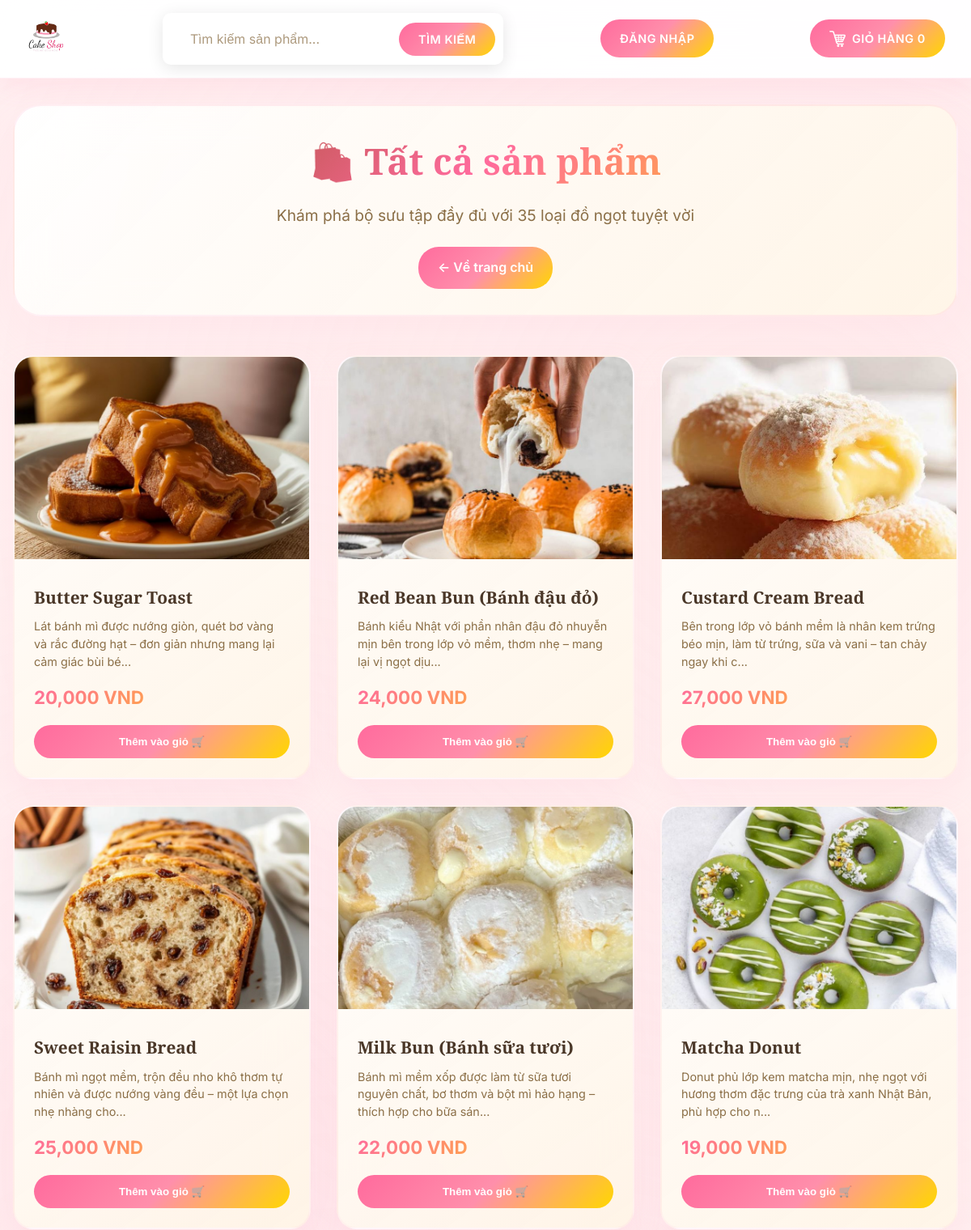
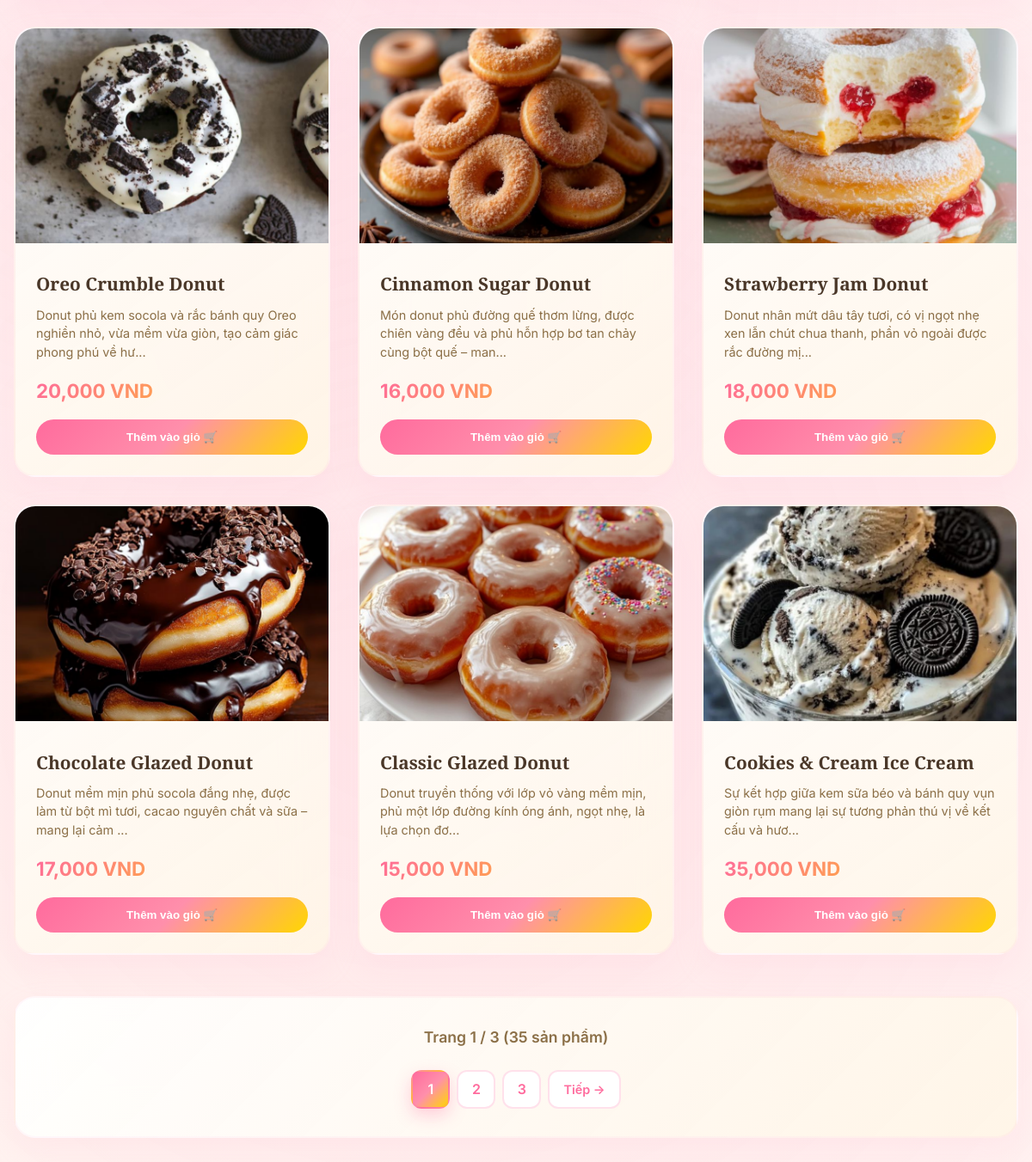
Page /products on the committed database (2 pictures, top to bottom).
### tables this page shows
CREATE TABLE products
		(productId INTEGER PRIMARY KEY,
		name TEXT,
		price REAL,
		description TEXT,
		image TEXT,
		stock INTEGER,
		categoryId INTEGER,
		FOREIGN KEY(categoryId) REFERENCES categories(categoryId)
		);

### routes/products.py (the view)
@products_bp.route('/products')
def products():
    page = request.args.get('page', 1, type=int)
    per_page = 12  # Số sản phẩm mỗi trang
    offset = (page - 1) * per_page
    with get_db_connection() as conn:
        total_products = conn.execute('SELECT COUNT(*) FROM products').fetchone()[0]
        products = conn.execute('''
            SELECT productId, name, price, description, image, stock, categoryId
            FROM products
            WHERE stock > 0
            ORDER BY productId DESC
            LIMIT ? OFFSET ?
        ''', (per_page, offset)).fetchall()
    total_pages = math.ceil(total_products / per_page)
    loggedIn, firstName, noOfItems, userId = get_user_info()
    return render_template('products.html',
                         products=products,
                         current_page=page,
                         total_pages=total_pages,
                         total_products=total_products,
                         loggedIn=loggedIn,
                         firstName=firstName,
                         noOfItems=noOfItems)

### app.py (called while the page is built)
def create_app():
    app = Flask(__name__)
    app.config.from_object(Config)
    if not os.path.exists(app.config['UPLOAD_FOLDER']):
        os.makedirs(app.config['UPLOAD_FOLDER'])
    register_blueprints(app)
    @app.context_processor
    def inject_template_vars():
        return {
            'url_for': url_for_wrapper
        }
    return app

def url_for_wrapper(endpoint, **values):
    from flask import url_for as flask_url_for
    route_mapping = {
        'root': 'main.root',
        'logout': 'auth.logout',
        'loginForm': 'auth.loginForm',
        'cart': 'cart.cart',
        'profileHome': 'profile.profileHome',
        'search': 'search.search',  # Map search route
        'displayCategory': 'search.search_by_category'  # Map category display
    }
    mapped_endpoint = route_mapping.get(endpoint, endpoint)
    try:
        return flask_url_for(mapped_endpoint, **values)
    except:
        try:
            return flask_url_for(endpoint, **values)
        except:
            return '#'

### utils/auth_helpers.py (called while the page is built, shortened)
def get_user_info():
    loggedIn = 'email' in session
    firstName = ''
    noOfItems = 0
    userId = None
    return loggedIn, firstName, noOfItems, userId

### utils/database.py (called while the page is built)
@contextmanager
def get_db_connection():
    conn = sqlite3.connect(Config.DATABASE_PATH)
    try:
        yield conn
    except Exception as e:
        conn.rollback()
        raise e
    finally:
        conn.close()

### templates/products.html (shortened to what this page needs)
<!DOCTYPE HTML>
<html>
<head>
<link rel="stylesheet" href="{{ url_for('static', filename='css/home.css') }}" />
<link rel="stylesheet" href="{{ url_for('static', filename='css/topStyle.css') }}" />
<link rel="stylesheet" href="{{ url_for('static', filename='css/products.css') }}" />
</head>
<body>
<div id="title">
	<a href="/">
		<img id="logo" src="{{ url_for('static', filename='images/logo.png') }}" />
	</a>
	<form action="/search" method="GET">
		<input id="searchBox" type="text" name="searchQuery" placeholder="Tìm kiếm sản phẩm..." required>
		<input id="searchButton" type="submit" value="Tìm kiếm">
	</form>
	{% if not loggedIn %}
	<div id="signInButton">
		<a class="link" href="/loginForm">Đăng nhập</a>
	</div>
	{% endif %}
	<div id="kart">
		<a class="link" href="/cart">
			<img src="{{ url_for('static', filename='images/shoppingCart.png') }}" id="cartIcon" />
			GIỎ HÀNG {{noOfItems}}
		</a>
	</div>
</div>
<div class="products-container">
	<div class="products-header">
		<h1>🛍️ Tất cả sản phẩm</h1>
		<p>Khám phá bộ sưu tập đầy đủ với {{total_products}} loại đồ ngọt tuyệt vời</p>
		<a href="/" class="back-home-btn">← Về trang chủ</a>
	</div>
	<div class="products-grid">
		{% for product in products %}
		<div class="product-card">
			<div class="product-image">
				<a href="/productDescription?productId={{product[0]}}">
				</a>
			</div>
			<div class="product-info">
				<h3 class="product-name">{{product[1]}}</h3>
				<p class="product-description">{{product[3][:100]}}...</p>
				<div class="product-price">{{"{:,.0f}".format(product[2])}} VND</div>
				<button class="add-to-cart-btn" data-product-id="{{product[0]}}">
					Thêm vào giỏ 🛒
				</button>
			</div>
		</div>
		{% endfor %}
	</div>
	<div class="pagination">
		<div class="pagination-info">
			Trang {{current_page}} / {{total_pages}} ({{total_products}} sản phẩm)
		</div>
		<div class="pagination-controls">
			{% for page_num in range(1, total_pages + 1) %}
				{% if page_num == current_page %}
				<span class="page-btn current">{{page_num}}</span>
				{% elif page_num <= 4 or page_num > total_pages - 4 or (page_num >= current_page - 2 and page_num <= current_page + 2) %}
				<a href="/products?page={{page_num}}" class="page-btn">{{page_num}}</a>
				{% elif page_num == 5 and current_page > 7 %}
				<span class="page-dots">...</span>
				{% elif page_num == total_pages - 4 and current_page < total_pages - 6 %}
				<span class="page-dots">...</span>
				{% endif %}
			{% endfor %}
			{% if current_page < total_pages %}
			<a href="/products?page={{current_page + 1}}" class="page-btn next-btn">Tiếp →</a>
			{% endif %}
		</div>
	</div>
</div>
</body>
</html>

### static/css/home.css (style rules this page uses)
:root { --primary-pink: #ff6b9d; --secondary-pink: #ff8fab; --accent-gold: #ffd700; --cream: #fff8f3; --light-pink: #ffebf0; --dark-brown: #4a3728; --medium-brown: #8b6f47; --white: #ffffff; --shadow-primary: rgba(255, 107, 157, 0.2); --shadow-gold: rgba(255, 215, 0, 0.3); --gradient-1: linear-gradient(135deg, #ff6b9d 0%, #ff8fab 50%, #ffd700 100%); --gradient-2: linear-gradient(45deg, #fff8f3 0%, #ffebf0 100%); --cake-pink: #ffb3d1; --cake-cream: #fff5e6; --cake-chocolate: #8b4513; --blur-amount: 20px; --transition-fast: 0.2s; --transition-medium: 0.3s; --transition-slow: 0.5s; }
* { margin: 0; padding: 0; box-sizing: border-box; }
body { font-family: "Inter", -apple-system, BlinkMacSystemFont, sans-serif; background: var(--gradient-2); color: var(--dark-brown); line-height: 1.6; overflow-x: hidden; position: relative; -webkit-font-smoothing: antialiased; -moz-osx-font-smoothing: grayscale; text-rendering: optimizeSpeed; contain: layout style; }
body::before { content: ""; position: fixed; top: 0; left: 0; width: 100%; height: 100%; background: radial-gradient(circle at 20% 50%, rgba(255, 179, 209, 0.15) 0%, transparent 50%), radial-gradient(circle at 80% 20%, rgba(255, 245, 230, 0.2) 0%, transparent 50%), radial-gradient(circle at 40% 80%, rgba(255, 107, 157, 0.1) 0%, transparent 50%); pointer-events: none; z-index: -1; will-change: transform; transform: translateZ(0); }
#title { background: rgba(255, 255, 255, 0.95); backdrop-filter: blur(var(--blur-amount)); -webkit-backdrop-filter: blur(var(--blur-amount)); padding: 1rem 2rem; box-shadow: 0 8px 32px rgba(255, 107, 157, 0.1); border-bottom: 1px solid rgba(255, 107, 157, 0.1); position: sticky; top: 0; z-index: 1000; display: flex; align-items: center; justify-content: space-between; flex-wrap: wrap; gap: 1rem; contain: layout style; will-change: transform; transform: translateZ(0); }
#logo { height: 50px; width: auto; transition: transform var(--transition-medium) ease; will-change: transform; }
form { display: flex; align-items: center; background: var(--white); border-radius: 50px; padding: 0.5rem; box-shadow: 0 4px 20px rgba(0, 0, 0, 0.1); border: 2px solid transparent; transition: all var(--transition-medium) ease; contain: layout style; }
#searchBox { border: none; outline: none; padding: 0.75rem 1.5rem; font-size: 1rem; border-radius: 50px; background: transparent; flex: 1; min-width: 250px; will-change: contents; }
#searchButton { background: var(--gradient-1); border: none; color: white; padding: 0.75rem 1.5rem; border-radius: 50px; cursor: pointer; font-weight: 600; transition: transform var(--transition-medium) ease, box-shadow var(--transition-medium) ease; text-transform: uppercase; letter-spacing: 0.5px; will-change: transform; }
#signInButton, .dropdown, #kart { display: flex; align-items: center; }
.link { background: var(--gradient-1); color: white; text-decoration: none; padding: 0.75rem 1.5rem; border-radius: 50px; font-weight: 600; transition: transform var(--transition-medium) ease, box-shadow var(--transition-medium) ease; display: flex; align-items: center; gap: 0.5rem; text-transform: uppercase; letter-spacing: 0.5px; font-size: 0.9rem; will-change: transform; }
#cartIcon { width: 20px; height: 20px; }
@media (max-width: 1200px) { #searchBox { min-width: 200px; } }

### rows in the picture
products: name "Butter Sugar Toast", description "Lát bánh mì được nướng giòn, quét bơ vàng và rắc đường hạt – đơn giản nhưng mang lại cảm giác bùi bé", price "20,000"
products: name "Red Bean Bun (Bánh đậu đỏ)", description "Bánh kiểu Nhật với phần nhân đậu đỏ nhuyễn mịn bên trong lớp vỏ mềm, thơm nhẹ – mang lại vị ngọt dịu", price "24,000"
products: name "Custard Cream Bread", description "Bên trong lớp vỏ bánh mềm là nhân kem trứng béo mịn, làm từ trứng, sữa và vani – tan chảy ngay khi c", price "27,000"
products: name "Sweet Raisin Bread", description "Bánh mì ngọt mềm, trộn đều nho khô thơm tự nhiên và được nướng vàng đều – một lựa chọn nhẹ nhàng cho", price "25,000"
products: name "Milk Bun (Bánh sữa tươi)", description "Bánh mì mềm xốp được làm từ sữa tươi nguyên chất, bơ thơm và bột mì hảo hạng – thích hợp cho bữa sán", price "22,000"
products: name "Matcha Donut", description "Donut phủ lớp kem matcha mịn, nhẹ ngọt với hương thơm đặc trưng của trà xanh Nhật Bản, phù hợp cho n", price "19,000"
products: name "Oreo Crumble Donut", description "Donut phủ kem socola và rắc bánh quy Oreo nghiền nhỏ, vừa mềm vừa giòn, tạo cảm giác phong phú về hư", price "20,000"
products: name "Cinnamon Sugar Donut", description "Món donut phủ đường quế thơm lừng, được chiên vàng đều và phủ hỗn hợp bơ tan chảy cùng bột quế – man", price "16,000"
products: name "Strawberry Jam Donut", description "Donut nhân mứt dâu tây tươi, có vị ngọt nhẹ xen lẫn chút chua thanh, phần vỏ ngoài được rắc đường mị", price "18,000"
products: name "Chocolate Glazed Donut", description "Donut mềm mịn phủ socola đắng nhẹ, được làm từ bột mì tươi, cacao nguyên chất và sữa – mang lại cảm", price "17,000"
products: name "Classic Glazed Donut", description "Donut truyền thống với lớp vỏ vàng mềm mịn, phủ một lớp đường kính óng ánh, ngọt nhẹ, là lựa chọn đơ", price "15,000"
products: name "Cookies & Cream Ice Cream", description "Sự kết hợp giữa kem sữa béo và bánh quy vụn giòn rụm mang lại sự tương phản thú vị về kết cấu và hươ", price "35,000"

### other values in the picture
{{ noOfItems }} "0"
{{ total_products }} "35"
{{ current_page }} "1"
{{ total_pages }} "3"
{{ page_num }} "1"
{{ page_num }} "2" "3"
